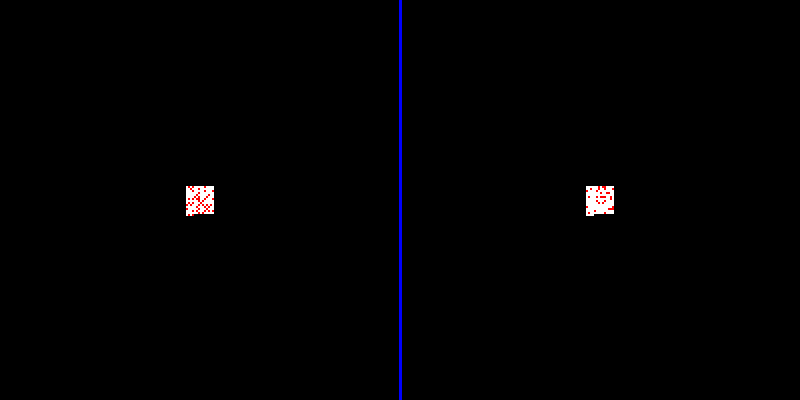
Frame 1 (no input)
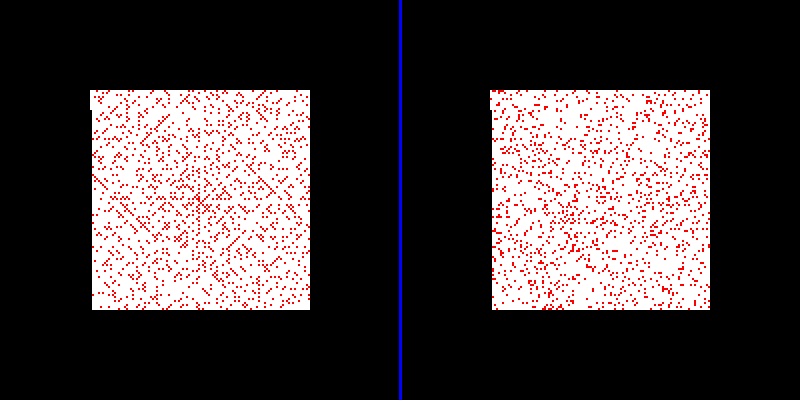
Frame 60 (the mouse pressed at the canvas centre just before this capture)
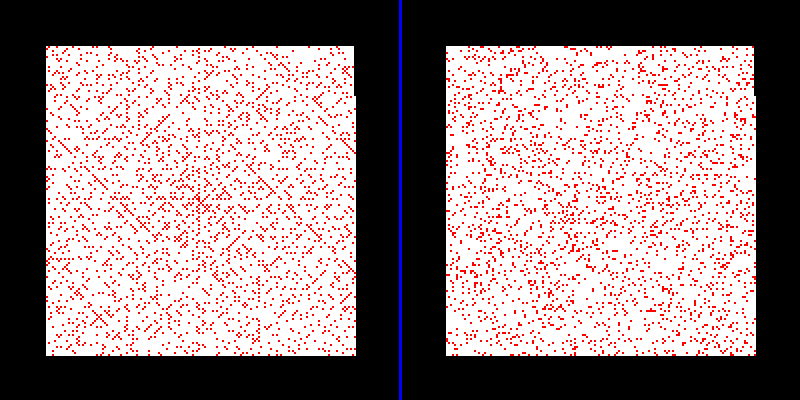
Frame 120 (the mouse held since frame 60 and released just before this capture)

The Processing sketch that drew these frames (run headless with seeded random() and noise(); from frame 60 on, the mouse is pressed at the canvas centre):

// Processing sketch: primes
// ── primes.pde
/*
  Maksim Tochilkin 07/1/2018
  Showing prime numbers are not random, they are indeed super prime 
  Using Karel J. Robot algorithm
*/

int d = 2; //side of the little squares
int w = 400 / d; //# of squares in the width
int h = 400 / d; //# of squares in the height

int[][] vals; //array for left square
color[][] rect; //array for right square

void setup() {
  size(800, 400);
  vals = new int[w][h];
  rect = new color[w][h];

  for (int x = 0; x < w; x++) {
    for (int y = 0; y < h; y++) {
      vals[x][y] = 0; //populating array with all zeros at first
    }
  }

  for (int x = 0; x < w; x++) {
    for (int y = 0; y < h; y++) {
      color str;
      if (int(random(0, 9)) == 1) { //randomizer with 10% probability right now
        str = color(255, 0, 0);
      } else {
        str = color(255, 255, 255);
      }
      rect[x][y] = str;
    }
  }

  vals[w/2][h/2] = 1;
}

//Karel stuff, checking if the left is blocked

boolean leftIsBlocked() { 
  boolean result = false;
  if (dir == 3) {
    if (vals[x + 1][y] != 0) {
      result = true;
    }
  } else if (dir == 2) {
    if (vals[x][y - 1] != 0) {
      result = true;
    }
  } else if (dir == 1) {
    if (vals[x - 1][y] != 0) {
      result = true;
    }
  } else if (dir == 4) {
    if (vals[x][y + 1] != 0) {
      result = true;
    }
  }

  return result;
}

//move one step in the array according to the heading 
void move() {
  if (dir == 3) {
    y += 1;
  } else if (dir == 2) {
    x += 1;
  } else if (dir == 1) {
    y -= 1;
  } else if (dir == 4) {
    x -= 1;
  }
}

//turning left, changing dir 
void turnLeft() {
  dir = dir - 1;
  if (dir == 0) {
    dir = 4;
  }
}

//method and math for checking if x is prime 
boolean isPrime(int x) {
  if (x==1 || x==0) {
    return false;
  } else {
    for (int i=2; i<=Math.sqrt(x); i++) {
      if (x%i==0) return false;
    }
    return true;
  }
}

//place the number if index is prime 
void place() {
  boolean prime = isPrime(index);
  if (prime)
    vals[x][y] = 2;
  else
    vals[x][y] = 1;
}

int x = w / 2;
int y = h / 2;

int dir = 2;
int index = 0;


void draw() {
  background(0);
  //do 200 iterations each frame to make the animation faster 
  //main algorithm for moving in a spiral, just like Karel 
    for (int j = 0; j < 200; j++) {
      place();
      if (leftIsBlocked()) {
        move();
      } else {
        turnLeft();
        move();
      }
      index++;
    }
    
//render the array for the left square
  for (int xs = 0; xs < vals[0].length; xs++) {
    for (int ys = 0; ys < vals.length; ys++) {
      int i = vals[xs][ys];
      color str = 0;
      if (i != 0) {
        if (i == 1)
          str = color(255, 255, 255);
        else if (i == 2)
          str = color(255, 0, 0);

        noStroke();
        fill(str);
        rect(xs * d, ys * d, d, d);

        fill(rect[xs][ys]);
        rect(xs * d + 400, ys * d, d, d);
      }
    }
  }
  stroke(0, 0, 255);
  strokeWeight(3);
  line(width/2, 0, width / 2, height);
}
